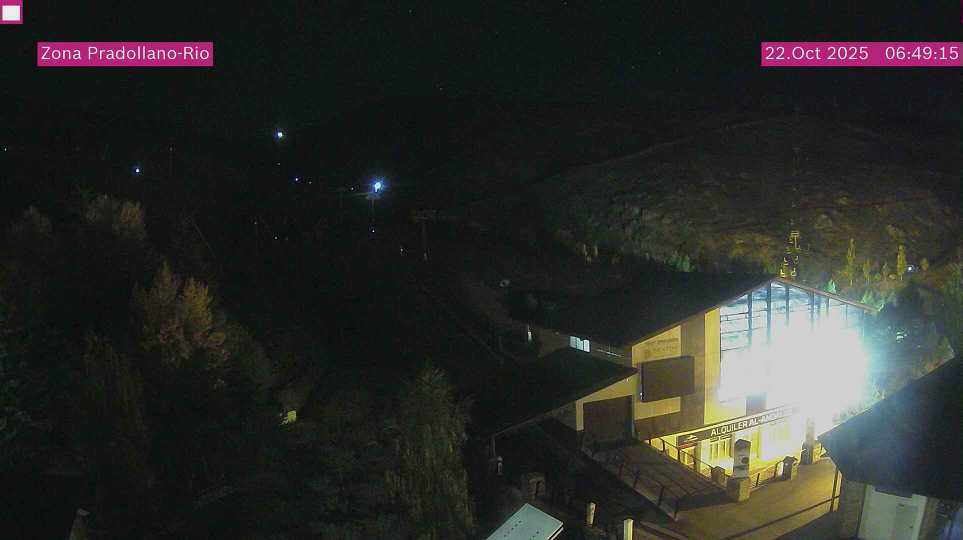
#> input picture images/image_20251022_045052.jpg, 1925 x 1080 px (shown at 1/2 size)
$ python -i generate_timelapse_last7days.py   (imports and definitions only)   (older library calls are emulated)
#> lines starting #> are read from the running program, lines starting #| are printed output that depends on the picture
#> further down, picture is the input picture: shape (1080, 1925, 3); mean B, G, R 39.9, 43, 42.3
#!/usr/bin/env python3
"""
Last 7 days timelapse with evenly spaced frame selection.

Sources:
  - images/**       (weekly folders etc.)
  - images_5min/    (legacy folder at repo root)

Window:
  - last full 7 days, starting 250 minutes before sunrise on the earliest day
Output:
  - timelapses/timelapse_last7days_<startLocal>_<endUTC>_<fps>fps.mp4
"""

import os, re, sys, argparse
from glob import glob
from pathlib import Path
from datetime import datetime, timedelta, time

import cv2
import numpy as np

# ---- Location (Pradollano, Sierra Nevada) ----
LOCATION_NAME = "Pradollano"
REGION_NAME   = "Spain"
LATITUDE      = 37.0870
LONGITUDE     = -3.3920
TIMEZONE      = "Europe/Madrid"
MINUTES_BEFORE_SUNRISE = 250

# ---- Inputs (folders) ----
IMAGES_ROOT = Path("images")
LEGACY_5MIN = Path("images_5min")
OUTPUT_DIR  = Path("timelapses")

# ---- Filename timestamp patterns ----
PAT_8 = re.compile(r"(\d{8}_\d{6})")  # 20251025_142015
PAT_6 = re.compile(r"(\d{6}_\d{6})")  # 251025_142015

# ---- Bad-frame detection thresholds ----
MIN_DIM = 100
MIN_STD = 8
BLACK_LEVEL = 15
WHITE_LEVEL = 240
PERCENT_BLACK = 0.55
PERCENT_WHITE = 0.55
DOMINANT_BIN_RATIO = 0.55
HALF_DIFF_THRESH = 60
LAPL_VAR_MAX = 1e6

# [40 lines left out: functions extract_ts_from_name, ts_to_datetime_utc, gather_images, not called in this run]

def is_bad_frame(frame):
    """Return (True, reason) if frame is obviously bad."""
    if frame is None:
        return True, "unreadable"
    h, w = frame.shape[:2]
#> h = 1080; w = 1925
    if h < MIN_DIM or w < MIN_DIM:
        return True, f"too_small({w}x{h})"
    gray = cv2.cvtColor(frame, cv2.COLOR_BGR2GRAY)
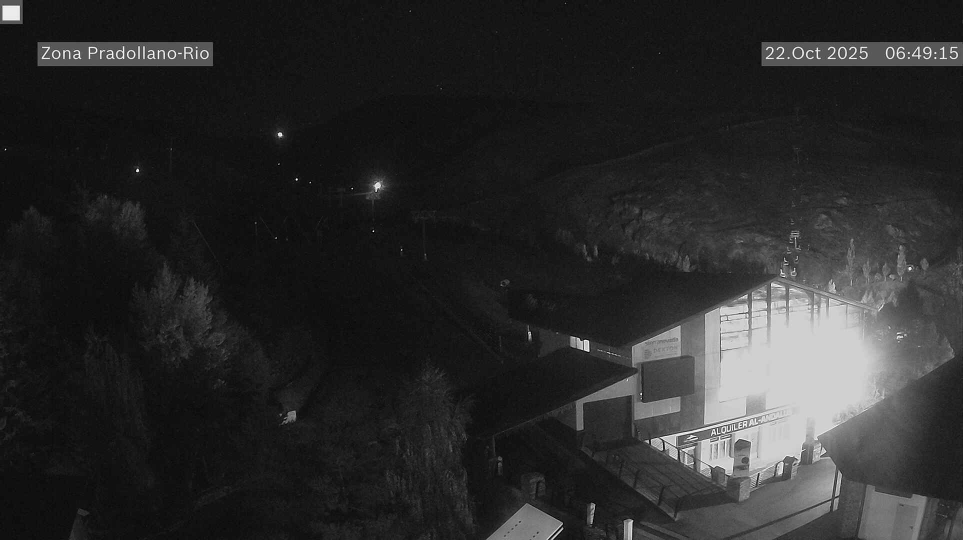
#> gray: shape (1080, 1925) (shown at 1/2 size); min 0, max 255, mean 42.4
    std = float(np.std(gray))
#> std = 45.66
    if std < MIN_STD:
        return True, f"low_std({std:.2f})"
    total = h*w
#> total = 2079000
    black_ratio = float(np.sum(gray <= BLACK_LEVEL)) / total
#> black_ratio = 0.0319
    white_ratio = float(np.sum(gray >= WHITE_LEVEL)) / total
#> white_ratio = 0.00156
    if black_ratio >= PERCENT_BLACK:
        return True, f"mostly_black({black_ratio:.2f})"
    if white_ratio >= PERCENT_WHITE:
        return True, f"mostly_white({white_ratio:.2f})"
    hist = cv2.calcHist([gray],[0],None,[256],[0,256]).flatten()
#> hist = 256 values, max 264580 at index 18, min 4 at index 255, mean 8121.1
    dom = float(hist.max()) / total
#> dom = 0.127
    if dom >= DOMINANT_BIN_RATIO:
        return True, f"dominant_bin({dom:.2f})"
    left_mean  = float(np.mean(gray[:, :w//2]))
#> left_mean = 22.65
    right_mean = float(np.mean(gray[:, w//2:]))
#> right_mean = 62.19
    if abs(left_mean - right_mean) > HALF_DIFF_THRESH:
        if left_mean <= (BLACK_LEVEL + 10) or right_mean <= (BLACK_LEVEL + 10):
            return True, "half_blank"
        if left_mean >= (WHITE_LEVEL - 10) or right_mean >= (WHITE_LEVEL - 10):
            return True, "half_white"
    lap = float(cv2.Laplacian(gray, cv2.CV_64F).var())
#> lap = 209.4
    if lap > LAPL_VAR_MAX:
        return True, f"excessive_lap({lap:.0f})"
    return False, ""

# [150 lines left out: functions compute_window_utc, round_up_to_step, build_grid, select_closest_per_grid, main, not called in this run]

# [2 lines not run here, left out]

>>> import cv2
>>> picture = cv2.imread('../../images/image_20251022_045052.jpg')
>>> result = is_bad_frame(picture)
#> result = (False, '')

$ run again, on images/image_20251026_132635.jpg
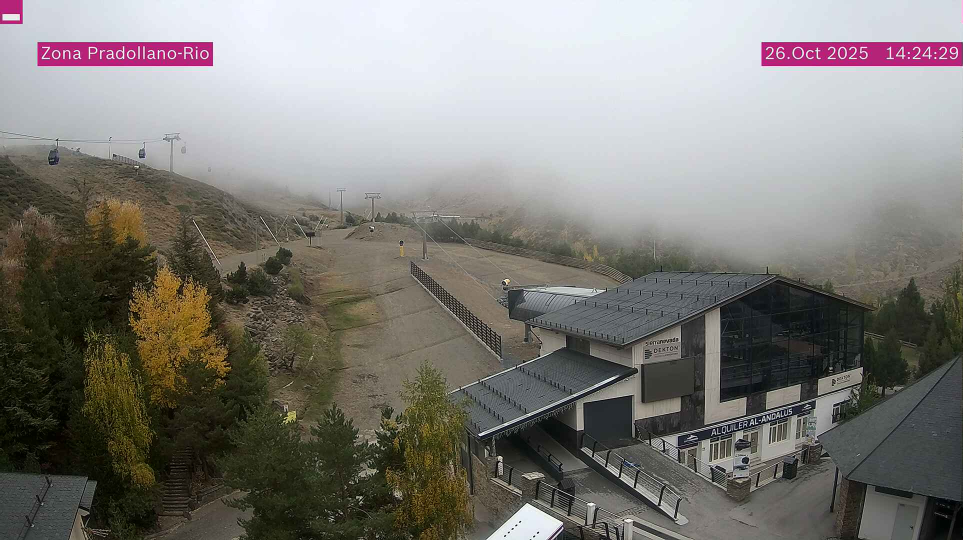
#> input picture images/image_20251026_132635.jpg, 1925 x 1080 px (shown at 1/2 size)
#> picture is the input picture: shape (1080, 1925, 3); mean B, G, R 120.9, 125.4, 127.6
#> in is_bad_frame, `gray = cv2.cvtColor(frame, cv2.COLOR_BGR2GRAY)`:
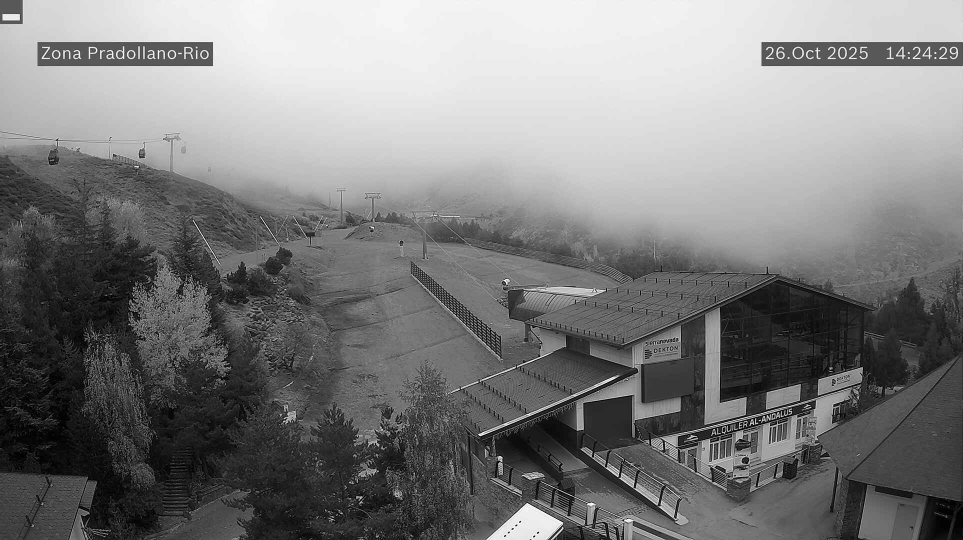
#> gray: shape (1080, 1925) (shown at 1/2 size); min 0, max 255, mean 125.5
#> std = 75.24
#> black_ratio = 0.0353
#> white_ratio = 0.0492
#> hist = 256 values, max 58024 at index 241, min 97 at index 255, mean 8121.1
#> dom = 0.0279
#> left_mean = 114.6
#> right_mean = 136.5
#> lap = 1710.9
#> result = (False, '')

$ run again, on images/image_20251030_005512.jpg
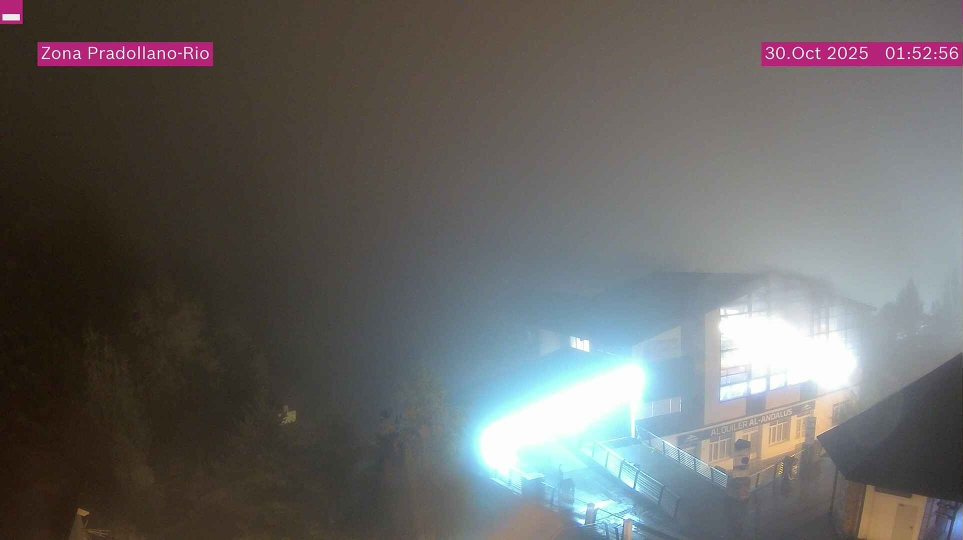
#> input picture images/image_20251030_005512.jpg, 1925 x 1080 px (shown at 1/2 size)
#> picture is the input picture: shape (1080, 1925, 3); mean B, G, R 99.6, 101.2, 102.3
#> in is_bad_frame, `gray = cv2.cvtColor(frame, cv2.COLOR_BGR2GRAY)`:
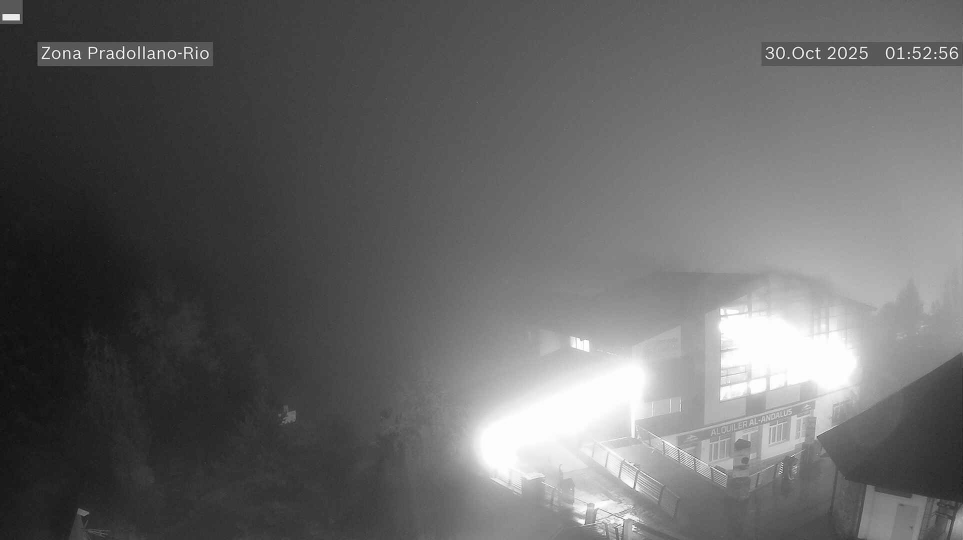
#> gray: shape (1080, 1925) (shown at 1/2 size); min 7, max 255, mean 101.4
#> std = 56.5
#> black_ratio = 3.99e-05
#> white_ratio = 0.0352
#> hist = 256 values, max 46848 at index 253, min 0 at index 0, mean 8121.1
#> dom = 0.0225
#> left_mean = 60.55
#> right_mean = 142.1
#> lap = 116.7
#> result = (False, '')

$ run again, on images/image_20251030_144214.jpg
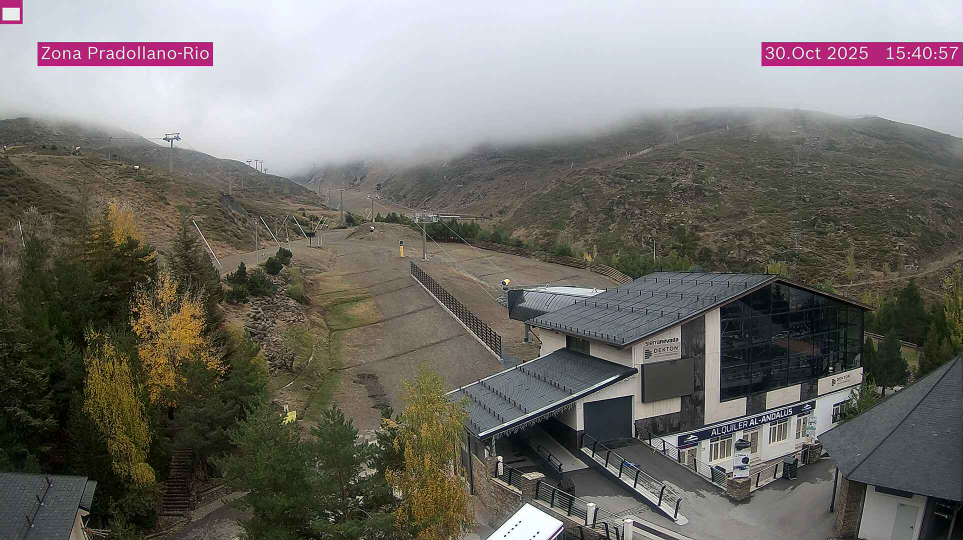
#> input picture images/image_20251030_144214.jpg, 1925 x 1080 px (shown at 1/2 size)
#> picture is the input picture: shape (1080, 1925, 3); mean B, G, R 107.6, 112.6, 114.7
#> in is_bad_frame, `gray = cv2.cvtColor(frame, cv2.COLOR_BGR2GRAY)`:
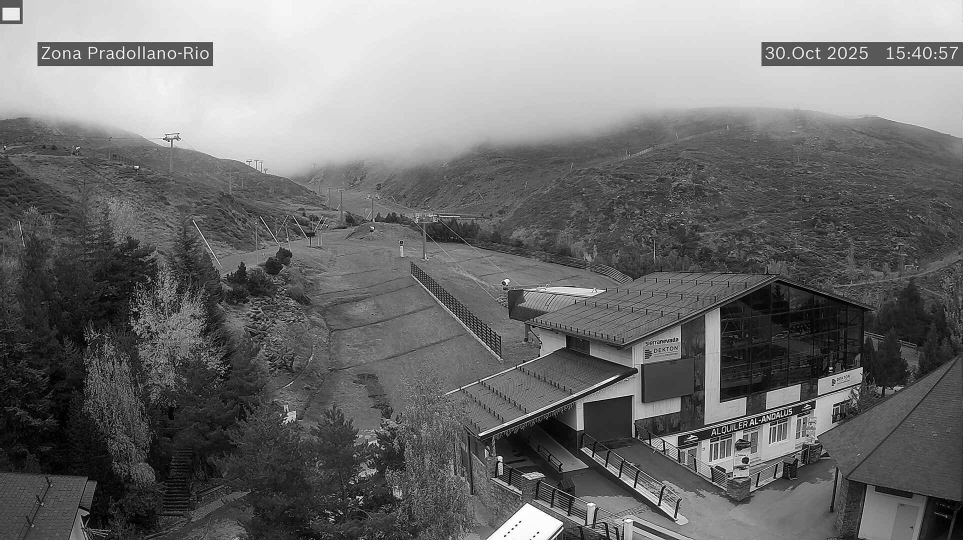
#> gray: shape (1080, 1925) (shown at 1/2 size); min 0, max 255, mean 112.7
#> std = 70.66
#> black_ratio = 0.044
#> white_ratio = 0.0116
#> hist = 256 values, max 44029 at index 231, min 268 at index 255, mean 8121.1
#> dom = 0.0212
#> left_mean = 112.2
#> right_mean = 113.2
#> lap = 2611.1
#> result = (False, '')
